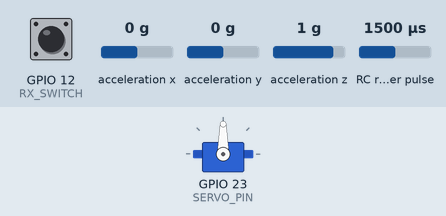
Recording of a sketch running on a simulated ESP32. Shown: servo. Wiring (inferred from the names in the program): RC receiver channel: data GPIO 13; MPU-6050 motion sensor at I2C address 0x68. The test bench sets the inputs (shaded band); at power-on: RC receiver pulse 1500 µs, GPIO 12 (RX_SWITCH) LOW, acceleration x 0 g, acceleration y 0 g, acceleration z 1 g. What the sketch prints to the serial monitor is not drawn.

Above: at 1.2 s.
1.3 s: RC receiver pulse (sensor on GPIO 13) set to 1020 µs
At 2.3 s:
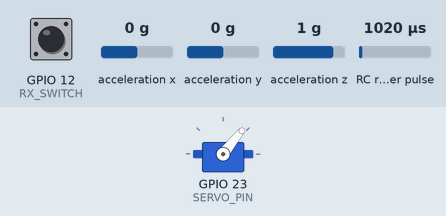
2.9 s: RC receiver pulse (sensor on GPIO 13) set to 1250 µs
At 3.5 s:
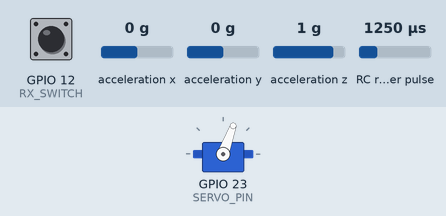
4.5 s: RC receiver pulse (sensor on GPIO 13) set to 1750 µs
At 5.8 s:
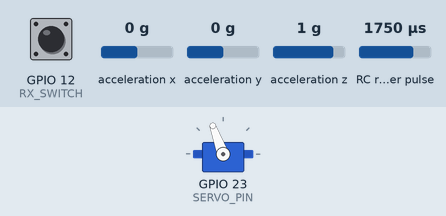
6.1 s: RC receiver pulse (sensor on GPIO 13) set to 1980 µs
At 7.2 s:
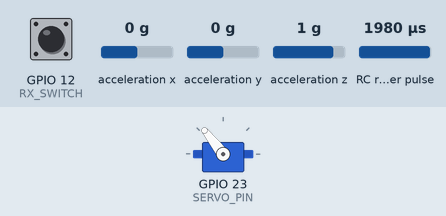
7.7 s: RC receiver pulse (sensor on GPIO 13) set to 1500 µs
At 8.4 s:
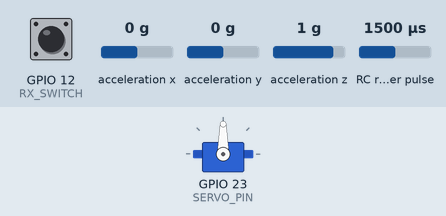
Timing chart, 0 to 10.3 s (numbered marks = the images above; inputs shaded):
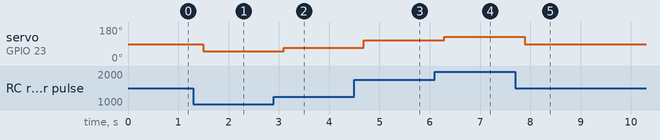

Measured:
- after the input at 1.3 s, servo on GPIO 23 (SERVO_PIN): 90° → 51° after 0.19 s
- after the input at 2.9 s, servo on GPIO 23 (SERVO_PIN): 51° → 70° after 0.19 s
- after the input at 4.5 s, servo on GPIO 23 (SERVO_PIN): 70° → 110° after 0.19 s
- after the input at 6.1 s, servo on GPIO 23 (SERVO_PIN): 110° → 128° after 0.19 s
- after the input at 7.7 s, servo on GPIO 23 (SERVO_PIN): 128° → 90° after 0.19 s

The sketch:

stabil.ino
```cpp
#include <Wire.h>
#include <ESP32Servo.h>
#define MPU_ADDR 0x68
//initialization
const int SERVO_PIN = 23;
const float SERVO_ZERO = 90.0;
const float SERVOTHROW = 50.0;
const float SERVO_RIGHT_MAX = SERVO_ZERO + SERVOTHROW;
const float SERVO_LEFT_MAX = SERVO_ZERO - SERVOTHROW;
const int RX_AILERON = 13;
const int RX_SWITCH = 12;
//declaration
Servo aileron;
float setRollPoint;
float getRoll();
void initImu();
void initServo();
float TXInput();
void passThrough();
float rollInputVal();
float stickIncrement();
unsigned long pulseLength, pulseLength2;
float error, correction, servoCmd;
float Kp=1;
float roll;
float stickMove;

void setup() {
  //initialization
  Serial.begin(115200);
  initImu();
  setRollPoint = getRoll();
  initServo();
  pinMode(RX_AILERON, INPUT);
  pinMode(RX_SWITCH, INPUT);
}

void loop() {
  pulseLength = pulseIn(RX_AILERON, HIGH, 30000);
  pulseLength2 = pulseIn(RX_SWITCH, HIGH, 30000);
  //Serial.println("Accelerometer: " + String(roll) + " " + String(roll-setRollPoint) + " TX Input: " + TXInput());
  if (pulseLength2 > 1500) Serial.println("1"); else Serial.println("0");
  roll = getRoll();
  if (stickIncrement() != 0){
    passThrough();
    setRollPoint = roll;
  }else{
    if (pulseLength2 > 1500){
      // P controller
      error = setRollPoint - roll;
      correction = error * Kp;

      // Send servo
      servoCmd = SERVO_ZERO + correction;
      servoCmd = constrain(servoCmd, SERVO_LEFT_MAX, SERVO_RIGHT_MAX);
      //Serial.println(
      //"Roll: " + String(roll) +
      //" Set: " + String(setRollPoint) +
      //" Err: " + String(error) +
      //" Servo: " + String(servoCmd)
      //);
      aileron.write(servoCmd);
      }else{
        passThrough();
        setRollPoint = roll;
      }
  }


  //angle hold from direct input from TX, centre of tx means plane level

  // setRollPoint = rollInputVal();

  // error = setRollPoint - roll;
  // correction = -error * Kp;
  // servoCmd = SERVO_ZERO + correction;
  // servoCmd = constrain(servoCmd, SERVO_RIGHT_MAX, SERVO_LEFT_MAX);
  // aileron.write(servoCmd);

  // Serial.println(
  //  "Roll:" + String(roll) +
  //  " Set:" + String(setRollPoint) +
  //  " Err:" + String(error) +
  //  " Servo:" + String(servoCmd)
  // );
  delay(20);
}
```

accelerometer_reading.ino
```cpp
#define MPU_ADDR 0x68
//local variables
float Ax, Ay, Az, pitch;

void initImu(){
  Serial.begin(115200);

  Wire.begin(21, 22);        // START I2C
  Wire.setClock(100000);     // safer for MPU6050 clones

  // Wake up MPU6050
  Wire.beginTransmission(MPU_ADDR);
  Wire.write(0x6B);          // PWR_MGMT_1
  Wire.write(0);             // wake up
  Wire.endTransmission();

  Serial.println("MPU6050 ready");
}


float getRoll() {
  // Tell MPU6050 we want to read accelerometer data
  Wire.beginTransmission(MPU_ADDR);
  Wire.write(0x3B);   // ACCEL_XOUT_H register
  Wire.endTransmission(false);

  // Request 6 bytes: Ax, Ay, Az (each is 2 bytes)
  Wire.requestFrom(MPU_ADDR, 6, true);

  int16_t rawAx = Wire.read() << 8 | Wire.read();
  int16_t rawAy = Wire.read() << 8 | Wire.read();
  int16_t rawAz = Wire.read() << 8 | Wire.read();

  // Convert raw values to g's
  Ax = rawAx / 16384.0;
  Ay = rawAy / 16384.0;
  Az = rawAz / 16384.0;

  // Calculate roll angle (degrees)
  float roll = atan2(Ay, Az) * 180.0 / PI;

  return roll;   // send value back to loop()
}


// void setup() {
//   //Serial.begin(115200);
//   Wire.begin(21, 22);   // ESP32 SDA, SCL

//   // Wake up MPU6050
//   Wire.beginTransmission(MPU_ADDR);
//   Wire.write(0x6B);     // PWR_MGMT_1
//   Wire.write(0);        // wake up
//   Wire.endTransmission();

//   Serial.println("MPU6050 ready");
// }

// void loop() {
//   Wire.beginTransmission(MPU_ADDR);
//   Wire.write(0x3B);   // ACCEL_XOUT_H
//   Wire.endTransmission(false);
//   Wire.requestFrom(MPU_ADDR, 6, true);

//   int16_t rawAx = Wire.read() << 8 | Wire.read();
//   int16_t rawAy = Wire.read() << 8 | Wire.read();
//   int16_t rawAz = Wire.read() << 8 | Wire.read();

//   Ax = rawAx / 16384.0;
//   Ay = rawAy / 16384.0;
//   Az = rawAz / 16384.0;

//   roll  = atan2(Ay, Az) * 180 / PI;
//   pitch = atan2(-Ax, sqrt(Ay * Ay + Az * Az)) * 180 / PI;

//   //Serial.print("Roll: ");
//   //Serial.print(roll);
//   //Serial.print(" | Pitch: ");
//   //Serial.println(pitch);

//   delay(100);
// }
```

read_tx.ino
```cpp
#include <Wire.h>
//external variables
extern const int RX_AILERON;
extern unsigned long pulseLength;
//local variables
float servoAngle;

float TXInput(){
  if (pulseLength > 0) {
    pulseLength = constrain(pulseLength, 1000, 2000);
  }
  return pulseLength;
}

float stickIncrement() {
  float tx = TXInput();        // 1000–2000 µs
  float centered = tx - 1500;  // -500 → +500

  if (abs(centered) < 20) return 0;  // deadband

  return -centered * 0.02;   // degrees per loop(20ms)
}
```

servo_control.ino
```cpp
#include <Wire.h>
#include <ESP32Servo.h>
//external variables
extern const int SERVO_PIN;
extern const float SERVO_ZERO;
extern const float SERVO_RIGHT_MAX;
extern const float SERVO_LEFT_MAX;
extern const float SERVOTHROW;

extern Servo aileron;

void initServo(){
  aileron.attach(SERVO_PIN);
  aileron.write(SERVO_ZERO);
}

void passThrough(){
  aileron.write(map(TXInput(), 1000, 2000, 0+SERVOTHROW, 180-SERVOTHROW));
  delay(100);
}

float rollInputVal(){
  return map(TXInput(), 1000, 2000, -70, 70);
}
```
